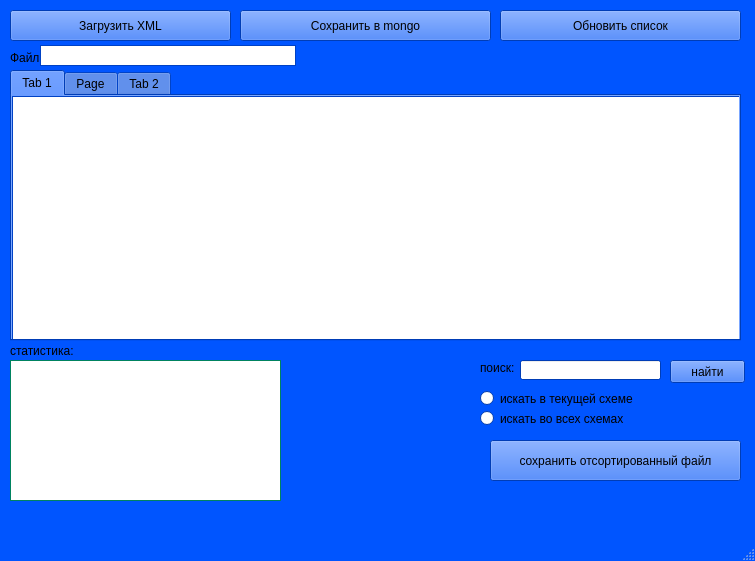
<?xml version="1.0" encoding="UTF-8"?>
<ui version="4.0">
 <class>MainWindow</class>
 <widget class="QMainWindow" name="MainWindow">
  <property name="geometry">
   <rect>
    <x>0</x>
    <y>0</y>
    <width>755</width>
    <height>561</height>
   </rect>
  </property>
  <property name="palette">
   <palette>
    <active>
     <colorrole role="WindowText">
      <brush brushstyle="SolidPattern">
       <color alpha="255">
        <red>0</red>
        <green>0</green>
        <blue>0</blue>
       </color>
      </brush>
     </colorrole>
     <colorrole role="Button">
      <brush brushstyle="SolidPattern">
       <color alpha="255">
        <red>0</red>
        <green>85</green>
        <blue>255</blue>
       </color>
      </brush>
     </colorrole>
     <colorrole role="Light">
      <brush brushstyle="SolidPattern">
       <color alpha="255">
        <red>127</red>
        <green>170</green>
        <blue>255</blue>
       </color>
      </brush>
     </colorrole>
     <colorrole role="Midlight">
      <brush brushstyle="SolidPattern">
       <color alpha="255">
        <red>63</red>
        <green>127</green>
        <blue>255</blue>
       </color>
      </brush>
     </colorrole>
     <colorrole role="Dark">
      <brush brushstyle="SolidPattern">
       <color alpha="255">
        <red>0</red>
        <green>42</green>
        <blue>127</blue>
       </color>
      </brush>
     </colorrole>
     <colorrole role="Mid">
      <brush brushstyle="SolidPattern">
       <color alpha="255">
        <red>0</red>
        <green>56</green>
        <blue>170</blue>
       </color>
      </brush>
     </colorrole>
     <colorrole role="Text">
      <brush brushstyle="SolidPattern">
       <color alpha="255">
        <red>0</red>
        <green>0</green>
        <blue>0</blue>
       </color>
      </brush>
     </colorrole>
     <colorrole role="BrightText">
      <brush brushstyle="SolidPattern">
       <color alpha="255">
        <red>255</red>
        <green>255</green>
        <blue>255</blue>
       </color>
      </brush>
     </colorrole>
     <colorrole role="ButtonText">
      <brush brushstyle="SolidPattern">
       <color alpha="255">
        <red>0</red>
        <green>0</green>
        <blue>0</blue>
       </color>
      </brush>
     </colorrole>
     <colorrole role="Base">
      <brush brushstyle="SolidPattern">
       <color alpha="255">
        <red>255</red>
        <green>255</green>
        <blue>255</blue>
       </color>
      </brush>
     </colorrole>
     <colorrole role="Window">
      <brush brushstyle="SolidPattern">
       <color alpha="255">
        <red>0</red>
        <green>85</green>
        <blue>255</blue>
       </color>
      </brush>
     </colorrole>
     <colorrole role="Shadow">
      <brush brushstyle="SolidPattern">
       <color alpha="255">
        <red>0</red>
        <green>0</green>
        <blue>0</blue>
       </color>
      </brush>
     </colorrole>
     <colorrole role="AlternateBase">
      <brush brushstyle="SolidPattern">
       <color alpha="255">
        <red>127</red>
        <green>170</green>
        <blue>255</blue>
       </color>
      </brush>
     </colorrole>
     <colorrole role="ToolTipBase">
      <brush brushstyle="SolidPattern">
       <color alpha="255">
        <red>255</red>
        <green>255</green>
        <blue>220</blue>
       </color>
      </brush>
     </colorrole>
     <colorrole role="ToolTipText">
      <brush brushstyle="SolidPattern">
       <color alpha="255">
        <red>0</red>
        <green>0</green>
        <blue>0</blue>
       </color>
      </brush>
     </colorrole>
    </active>
    <inactive>
     <colorrole role="WindowText">
      <brush brushstyle="SolidPattern">
       <color alpha="255">
        <red>0</red>
        <green>0</green>
        <blue>0</blue>
       </color>
      </brush>
     </colorrole>
     <colorrole role="Button">
      <brush brushstyle="SolidPattern">
       <color alpha="255">
        <red>0</red>
        <green>85</green>
        <blue>255</blue>
       </color>
      </brush>
     </colorrole>
     <colorrole role="Light">
      <brush brushstyle="SolidPattern">
       <color alpha="255">
        <red>127</red>
        <green>170</green>
        <blue>255</blue>
       </color>
      </brush>
     </colorrole>
     <colorrole role="Midlight">
      <brush brushstyle="SolidPattern">
       <color alpha="255">
        <red>63</red>
        <green>127</green>
        <blue>255</blue>
       </color>
      </brush>
     </colorrole>
     <colorrole role="Dark">
      <brush brushstyle="SolidPattern">
       <color alpha="255">
        <red>0</red>
        <green>42</green>
        <blue>127</blue>
       </color>
      </brush>
     </colorrole>
     <colorrole role="Mid">
      <brush brushstyle="SolidPattern">
       <color alpha="255">
        <red>0</red>
        <green>56</green>
        <blue>170</blue>
       </color>
      </brush>
     </colorrole>
     <colorrole role="Text">
      <brush brushstyle="SolidPattern">
       <color alpha="255">
        <red>0</red>
        <green>0</green>
        <blue>0</blue>
       </color>
      </brush>
     </colorrole>
     <colorrole role="BrightText">
      <brush brushstyle="SolidPattern">
       <color alpha="255">
        <red>255</red>
        <green>255</green>
        <blue>255</blue>
       </color>
      </brush>
     </colorrole>
     <colorrole role="ButtonText">
      <brush brushstyle="SolidPattern">
       <color alpha="255">
        <red>0</red>
        <green>0</green>
        <blue>0</blue>
       </color>
      </brush>
     </colorrole>
     <colorrole role="Base">
      <brush brushstyle="SolidPattern">
       <color alpha="255">
        <red>255</red>
        <green>255</green>
        <blue>255</blue>
       </color>
      </brush>
     </colorrole>
     <colorrole role="Window">
      <brush brushstyle="SolidPattern">
       <color alpha="255">
        <red>0</red>
        <green>85</green>
        <blue>255</blue>
       </color>
      </brush>
     </colorrole>
     <colorrole role="Shadow">
      <brush brushstyle="SolidPattern">
       <color alpha="255">
        <red>0</red>
        <green>0</green>
        <blue>0</blue>
       </color>
      </brush>
     </colorrole>
     <colorrole role="AlternateBase">
      <brush brushstyle="SolidPattern">
       <color alpha="255">
        <red>127</red>
        <green>170</green>
        <blue>255</blue>
       </color>
      </brush>
     </colorrole>
     <colorrole role="ToolTipBase">
      <brush brushstyle="SolidPattern">
       <color alpha="255">
        <red>255</red>
        <green>255</green>
        <blue>220</blue>
       </color>
      </brush>
     </colorrole>
     <colorrole role="ToolTipText">
      <brush brushstyle="SolidPattern">
       <color alpha="255">
        <red>0</red>
        <green>0</green>
        <blue>0</blue>
       </color>
      </brush>
     </colorrole>
    </inactive>
    <disabled>
     <colorrole role="WindowText">
      <brush brushstyle="SolidPattern">
       <color alpha="255">
        <red>0</red>
        <green>42</green>
        <blue>127</blue>
       </color>
      </brush>
     </colorrole>
     <colorrole role="Button">
      <brush brushstyle="SolidPattern">
       <color alpha="255">
        <red>0</red>
        <green>85</green>
        <blue>255</blue>
       </color>
      </brush>
     </colorrole>
     <colorrole role="Light">
      <brush brushstyle="SolidPattern">
       <color alpha="255">
        <red>127</red>
        <green>170</green>
        <blue>255</blue>
       </color>
      </brush>
     </colorrole>
     <colorrole role="Midlight">
      <brush brushstyle="SolidPattern">
       <color alpha="255">
        <red>63</red>
        <green>127</green>
        <blue>255</blue>
       </color>
      </brush>
     </colorrole>
     <colorrole role="Dark">
      <brush brushstyle="SolidPattern">
       <color alpha="255">
        <red>0</red>
        <green>42</green>
        <blue>127</blue>
       </color>
      </brush>
     </colorrole>
     <colorrole role="Mid">
      <brush brushstyle="SolidPattern">
       <color alpha="255">
        <red>0</red>
        <green>56</green>
        <blue>170</blue>
       </color>
      </brush>
     </colorrole>
     <colorrole role="Text">
      <brush brushstyle="SolidPattern">
       <color alpha="255">
        <red>0</red>
        <green>42</green>
        <blue>127</blue>
       </color>
      </brush>
     </colorrole>
     <colorrole role="BrightText">
      <brush brushstyle="SolidPattern">
       <color alpha="255">
        <red>255</red>
        <green>255</green>
        <blue>255</blue>
       </color>
      </brush>
     </colorrole>
     <colorrole role="ButtonText">
      <brush brushstyle="SolidPattern">
       <color alpha="255">
        <red>0</red>
        <green>42</green>
        <blue>127</blue>
       </color>
      </brush>
     </colorrole>
     <colorrole role="Base">
      <brush brushstyle="SolidPattern">
       <color alpha="255">
        <red>0</red>
        <green>85</green>
        <blue>255</blue>
       </color>
      </brush>
     </colorrole>
     <colorrole role="Window">
      <brush brushstyle="SolidPattern">
       <color alpha="255">
        <red>0</red>
        <green>85</green>
        <blue>255</blue>
       </color>
      </brush>
     </colorrole>
     <colorrole role="Shadow">
      <brush brushstyle="SolidPattern">
       <color alpha="255">
        <red>0</red>
        <green>0</green>
        <blue>0</blue>
       </color>
      </brush>
     </colorrole>
     <colorrole role="AlternateBase">
      <brush brushstyle="SolidPattern">
       <color alpha="255">
        <red>0</red>
        <green>85</green>
        <blue>255</blue>
       </color>
      </brush>
     </colorrole>
     <colorrole role="ToolTipBase">
      <brush brushstyle="SolidPattern">
       <color alpha="255">
        <red>255</red>
        <green>255</green>
        <blue>220</blue>
       </color>
      </brush>
     </colorrole>
     <colorrole role="ToolTipText">
      <brush brushstyle="SolidPattern">
       <color alpha="255">
        <red>0</red>
        <green>0</green>
        <blue>0</blue>
       </color>
      </brush>
     </colorrole>
    </disabled>
   </palette>
  </property>
  <property name="windowTitle">
   <string>MainWindow</string>
  </property>
  <widget class="QWidget" name="centralwidget">
   <widget class="QPushButton" name="pushButton">
    <property name="geometry">
     <rect>
      <x>10</x>
      <y>10</y>
      <width>221</width>
      <height>31</height>
     </rect>
    </property>
    <property name="text">
     <string>Загрузить XML</string>
    </property>
   </widget>
   <widget class="QPushButton" name="pushButton_2">
    <property name="geometry">
     <rect>
      <x>240</x>
      <y>10</y>
      <width>251</width>
      <height>31</height>
     </rect>
    </property>
    <property name="text">
     <string>Сохранить в mongo</string>
    </property>
   </widget>
   <widget class="QPushButton" name="pushButton_3">
    <property name="geometry">
     <rect>
      <x>500</x>
      <y>10</y>
      <width>241</width>
      <height>31</height>
     </rect>
    </property>
    <property name="text">
     <string>Обновить список</string>
    </property>
   </widget>
   <widget class="QLabel" name="label">
    <property name="geometry">
     <rect>
      <x>10</x>
      <y>340</y>
      <width>71</width>
      <height>21</height>
     </rect>
    </property>
    <property name="text">
     <string>статистика:</string>
    </property>
   </widget>
   <widget class="QListView" name="listView_2">
    <property name="geometry">
     <rect>
      <x>10</x>
      <y>360</y>
      <width>271</width>
      <height>141</height>
     </rect>
    </property>
    <property name="palette">
     <palette>
      <active>
       <colorrole role="WindowText">
        <brush brushstyle="SolidPattern">
         <color alpha="255">
          <red>0</red>
          <green>0</green>
          <blue>0</blue>
         </color>
        </brush>
       </colorrole>
       <colorrole role="Button">
        <brush brushstyle="SolidPattern">
         <color alpha="255">
          <red>0</red>
          <green>170</green>
          <blue>125</blue>
         </color>
        </brush>
       </colorrole>
       <colorrole role="Light">
        <brush brushstyle="SolidPattern">
         <color alpha="255">
          <red>0</red>
          <green>255</green>
          <blue>188</blue>
         </color>
        </brush>
       </colorrole>
       <colorrole role="Midlight">
        <brush brushstyle="SolidPattern">
         <color alpha="255">
          <red>0</red>
          <green>212</green>
          <blue>156</blue>
         </color>
        </brush>
       </colorrole>
       <colorrole role="Dark">
        <brush brushstyle="SolidPattern">
         <color alpha="255">
          <red>0</red>
          <green>85</green>
          <blue>62</blue>
         </color>
        </brush>
       </colorrole>
       <colorrole role="Mid">
        <brush brushstyle="SolidPattern">
         <color alpha="255">
          <red>0</red>
          <green>113</green>
          <blue>83</blue>
         </color>
        </brush>
       </colorrole>
       <colorrole role="Text">
        <brush brushstyle="SolidPattern">
         <color alpha="255">
          <red>0</red>
          <green>0</green>
          <blue>0</blue>
         </color>
        </brush>
       </colorrole>
       <colorrole role="BrightText">
        <brush brushstyle="SolidPattern">
         <color alpha="255">
          <red>255</red>
          <green>255</green>
          <blue>255</blue>
         </color>
        </brush>
       </colorrole>
       <colorrole role="ButtonText">
        <brush brushstyle="SolidPattern">
         <color alpha="255">
          <red>0</red>
          <green>0</green>
          <blue>0</blue>
         </color>
        </brush>
       </colorrole>
       <colorrole role="Base">
        <brush brushstyle="SolidPattern">
         <color alpha="255">
          <red>255</red>
          <green>255</green>
          <blue>255</blue>
         </color>
        </brush>
       </colorrole>
       <colorrole role="Window">
        <brush brushstyle="SolidPattern">
         <color alpha="255">
          <red>0</red>
          <green>170</green>
          <blue>125</blue>
         </color>
        </brush>
       </colorrole>
       <colorrole role="Shadow">
        <brush brushstyle="SolidPattern">
         <color alpha="255">
          <red>0</red>
          <green>0</green>
          <blue>0</blue>
         </color>
        </brush>
       </colorrole>
       <colorrole role="AlternateBase">
        <brush brushstyle="SolidPattern">
         <color alpha="255">
          <red>127</red>
          <green>212</green>
          <blue>190</blue>
         </color>
        </brush>
       </colorrole>
       <colorrole role="ToolTipBase">
        <brush brushstyle="SolidPattern">
         <color alpha="255">
          <red>255</red>
          <green>255</green>
          <blue>220</blue>
         </color>
        </brush>
       </colorrole>
       <colorrole role="ToolTipText">
        <brush brushstyle="SolidPattern">
         <color alpha="255">
          <red>0</red>
          <green>0</green>
          <blue>0</blue>
         </color>
        </brush>
       </colorrole>
      </active>
      <inactive>
       <colorrole role="WindowText">
        <brush brushstyle="SolidPattern">
         <color alpha="255">
          <red>0</red>
          <green>0</green>
          <blue>0</blue>
         </color>
        </brush>
       </colorrole>
       <colorrole role="Button">
        <brush brushstyle="SolidPattern">
         <color alpha="255">
          <red>0</red>
          <green>170</green>
          <blue>125</blue>
         </color>
        </brush>
       </colorrole>
       <colorrole role="Light">
        <brush brushstyle="SolidPattern">
         <color alpha="255">
          <red>0</red>
          <green>255</green>
          <blue>188</blue>
         </color>
        </brush>
       </colorrole>
       <colorrole role="Midlight">
        <brush brushstyle="SolidPattern">
         <color alpha="255">
          <red>0</red>
          <green>212</green>
          <blue>156</blue>
         </color>
        </brush>
       </colorrole>
       <colorrole role="Dark">
        <brush brushstyle="SolidPattern">
         <color alpha="255">
          <red>0</red>
          <green>85</green>
          <blue>62</blue>
         </color>
        </brush>
       </colorrole>
       <colorrole role="Mid">
        <brush brushstyle="SolidPattern">
         <color alpha="255">
          <red>0</red>
          <green>113</green>
          <blue>83</blue>
         </color>
        </brush>
       </colorrole>
       <colorrole role="Text">
        <brush brushstyle="SolidPattern">
         <color alpha="255">
          <red>0</red>
          <green>0</green>
          <blue>0</blue>
         </color>
        </brush>
       </colorrole>
       <colorrole role="BrightText">
        <brush brushstyle="SolidPattern">
         <color alpha="255">
          <red>255</red>
          <green>255</green>
          <blue>255</blue>
         </color>
        </brush>
       </colorrole>
       <colorrole role="ButtonText">
        <brush brushstyle="SolidPattern">
         <color alpha="255">
          <red>0</red>
          <green>0</green>
          <blue>0</blue>
         </color>
        </brush>
       </colorrole>
       <colorrole role="Base">
        <brush brushstyle="SolidPattern">
         <color alpha="255">
          <red>255</red>
          <green>255</green>
          <blue>255</blue>
         </color>
        </brush>
       </colorrole>
       <colorrole role="Window">
        <brush brushstyle="SolidPattern">
         <color alpha="255">
          <red>0</red>
          <green>170</green>
          <blue>125</blue>
         </color>
        </brush>
       </colorrole>
       <colorrole role="Shadow">
        <brush brushstyle="SolidPattern">
         <color alpha="255">
          <red>0</red>
          <green>0</green>
          <blue>0</blue>
         </color>
        </brush>
       </colorrole>
       <colorrole role="AlternateBase">
        <brush brushstyle="SolidPattern">
         <color alpha="255">
          <red>127</red>
          <green>212</green>
          <blue>190</blue>
         </color>
        </brush>
       </colorrole>
       <colorrole role="ToolTipBase">
        <brush brushstyle="SolidPattern">
         <color alpha="255">
          <red>255</red>
          <green>255</green>
          <blue>220</blue>
         </color>
        </brush>
       </colorrole>
       <colorrole role="ToolTipText">
        <brush brushstyle="SolidPattern">
         <color alpha="255">
          <red>0</red>
          <green>0</green>
          <blue>0</blue>
         </color>
        </brush>
       </colorrole>
      </inactive>
      <disabled>
       <colorrole role="WindowText">
        <brush brushstyle="SolidPattern">
         <color alpha="255">
          <red>0</red>
          <green>85</green>
          <blue>62</blue>
         </color>
        </brush>
       </colorrole>
       <colorrole role="Button">
        <brush brushstyle="SolidPattern">
         <color alpha="255">
          <red>0</red>
          <green>170</green>
          <blue>125</blue>
         </color>
        </brush>
       </colorrole>
       <colorrole role="Light">
        <brush brushstyle="SolidPattern">
         <color alpha="255">
          <red>0</red>
          <green>255</green>
          <blue>188</blue>
         </color>
        </brush>
       </colorrole>
       <colorrole role="Midlight">
        <brush brushstyle="SolidPattern">
         <color alpha="255">
          <red>0</red>
          <green>212</green>
          <blue>156</blue>
         </color>
        </brush>
       </colorrole>
       <colorrole role="Dark">
        <brush brushstyle="SolidPattern">
         <color alpha="255">
          <red>0</red>
          <green>85</green>
          <blue>62</blue>
         </color>
        </brush>
       </colorrole>
       <colorrole role="Mid">
        <brush brushstyle="SolidPattern">
         <color alpha="255">
          <red>0</red>
          <green>113</green>
          <blue>83</blue>
         </color>
        </brush>
       </colorrole>
       <colorrole role="Text">
        <brush brushstyle="SolidPattern">
         <color alpha="255">
          <red>0</red>
          <green>85</green>
          <blue>62</blue>
         </color>
        </brush>
       </colorrole>
       <colorrole role="BrightText">
        <brush brushstyle="SolidPattern">
         <color alpha="255">
          <red>255</red>
          <green>255</green>
          <blue>255</blue>
         </color>
        </brush>
       </colorrole>
       <colorrole role="ButtonText">
        <brush brushstyle="SolidPattern">
         <color alpha="255">
          <red>0</red>
          <green>85</green>
          <blue>62</blue>
         </color>
        </brush>
       </colorrole>
       <colorrole role="Base">
        <brush brushstyle="SolidPattern">
         <color alpha="255">
          <red>0</red>
          <green>170</green>
          <blue>125</blue>
         </color>
        </brush>
       </colorrole>
       <colorrole role="Window">
        <brush brushstyle="SolidPattern">
         <color alpha="255">
          <red>0</red>
          <green>170</green>
          <blue>125</blue>
         </color>
        </brush>
       </colorrole>
       <colorrole role="Shadow">
        <brush brushstyle="SolidPattern">
         <color alpha="255">
          <red>0</red>
          <green>0</green>
          <blue>0</blue>
         </color>
        </brush>
       </colorrole>
       <colorrole role="AlternateBase">
        <brush brushstyle="SolidPattern">
         <color alpha="255">
          <red>0</red>
          <green>170</green>
          <blue>125</blue>
         </color>
        </brush>
       </colorrole>
       <colorrole role="ToolTipBase">
        <brush brushstyle="SolidPattern">
         <color alpha="255">
          <red>255</red>
          <green>255</green>
          <blue>220</blue>
         </color>
        </brush>
       </colorrole>
       <colorrole role="ToolTipText">
        <brush brushstyle="SolidPattern">
         <color alpha="255">
          <red>0</red>
          <green>0</green>
          <blue>0</blue>
         </color>
        </brush>
       </colorrole>
      </disabled>
     </palette>
    </property>
   </widget>
   <widget class="QLabel" name="label_2">
    <property name="geometry">
     <rect>
      <x>10</x>
      <y>50</y>
      <width>41</width>
      <height>16</height>
     </rect>
    </property>
    <property name="text">
     <string>Файл:</string>
    </property>
   </widget>
   <widget class="QListView" name="listView_3">
    <property name="geometry">
     <rect>
      <x>40</x>
      <y>45</y>
      <width>256</width>
      <height>21</height>
     </rect>
    </property>
   </widget>
   <widget class="QLabel" name="label_3">
    <property name="geometry">
     <rect>
      <x>480</x>
      <y>360</y>
      <width>47</width>
      <height>16</height>
     </rect>
    </property>
    <property name="text">
     <string>поиск:</string>
    </property>
   </widget>
   <widget class="QLineEdit" name="lineEdit">
    <property name="geometry">
     <rect>
      <x>520</x>
      <y>360</y>
      <width>141</width>
      <height>20</height>
     </rect>
    </property>
   </widget>
   <widget class="QPushButton" name="pushButton_4">
    <property name="geometry">
     <rect>
      <x>670</x>
      <y>360</y>
      <width>75</width>
      <height>23</height>
     </rect>
    </property>
    <property name="text">
     <string>найти</string>
    </property>
   </widget>
   <widget class="QTabWidget" name="tabWidget">
    <property name="geometry">
     <rect>
      <x>10</x>
      <y>70</y>
      <width>731</width>
      <height>271</height>
     </rect>
    </property>
    <property name="styleSheet">
     <string notr="true"/>
    </property>
    <property name="currentIndex">
     <number>0</number>
    </property>
    <widget class="QWidget" name="tab">
     <attribute name="title">
      <string>Tab 1</string>
     </attribute>
     <widget class="QTableWidget" name="tableWidget">
      <property name="geometry">
       <rect>
        <x>0</x>
        <y>0</y>
        <width>731</width>
        <height>251</height>
       </rect>
      </property>
     </widget>
    </widget>
    <widget class="QWidget" name="tab_3">
     <attribute name="title">
      <string>Page</string>
     </attribute>
     <widget class="QTableWidget" name="tableWidget_2">
      <property name="geometry">
       <rect>
        <x>0</x>
        <y>0</y>
        <width>731</width>
        <height>251</height>
       </rect>
      </property>
     </widget>
    </widget>
    <widget class="QWidget" name="tab_2">
     <attribute name="title">
      <string>Tab 2</string>
     </attribute>
     <widget class="QTableWidget" name="tableWidget_3">
      <property name="geometry">
       <rect>
        <x>0</x>
        <y>0</y>
        <width>731</width>
        <height>251</height>
       </rect>
      </property>
     </widget>
    </widget>
   </widget>
   <widget class="QRadioButton" name="radioButton">
    <property name="geometry">
     <rect>
      <x>480</x>
      <y>390</y>
      <width>161</width>
      <height>17</height>
     </rect>
    </property>
    <property name="text">
     <string>искать в текущей схеме</string>
    </property>
   </widget>
   <widget class="QRadioButton" name="radioButton_2">
    <property name="geometry">
     <rect>
      <x>480</x>
      <y>410</y>
      <width>151</width>
      <height>17</height>
     </rect>
    </property>
    <property name="text">
     <string>искать во всех схемах</string>
    </property>
   </widget>
   <widget class="QPushButton" name="pushButton_5">
    <property name="geometry">
     <rect>
      <x>490</x>
      <y>440</y>
      <width>251</width>
      <height>41</height>
     </rect>
    </property>
    <property name="text">
     <string>сохранить отсортированный файл</string>
    </property>
   </widget>
  </widget>
  <widget class="QMenuBar" name="menubar">
   <property name="geometry">
    <rect>
     <x>0</x>
     <y>0</y>
     <width>755</width>
     <height>21</height>
    </rect>
   </property>
  </widget>
  <widget class="QStatusBar" name="statusbar"/>
 </widget>
 <resources/>
 <connections/>
</ui>
